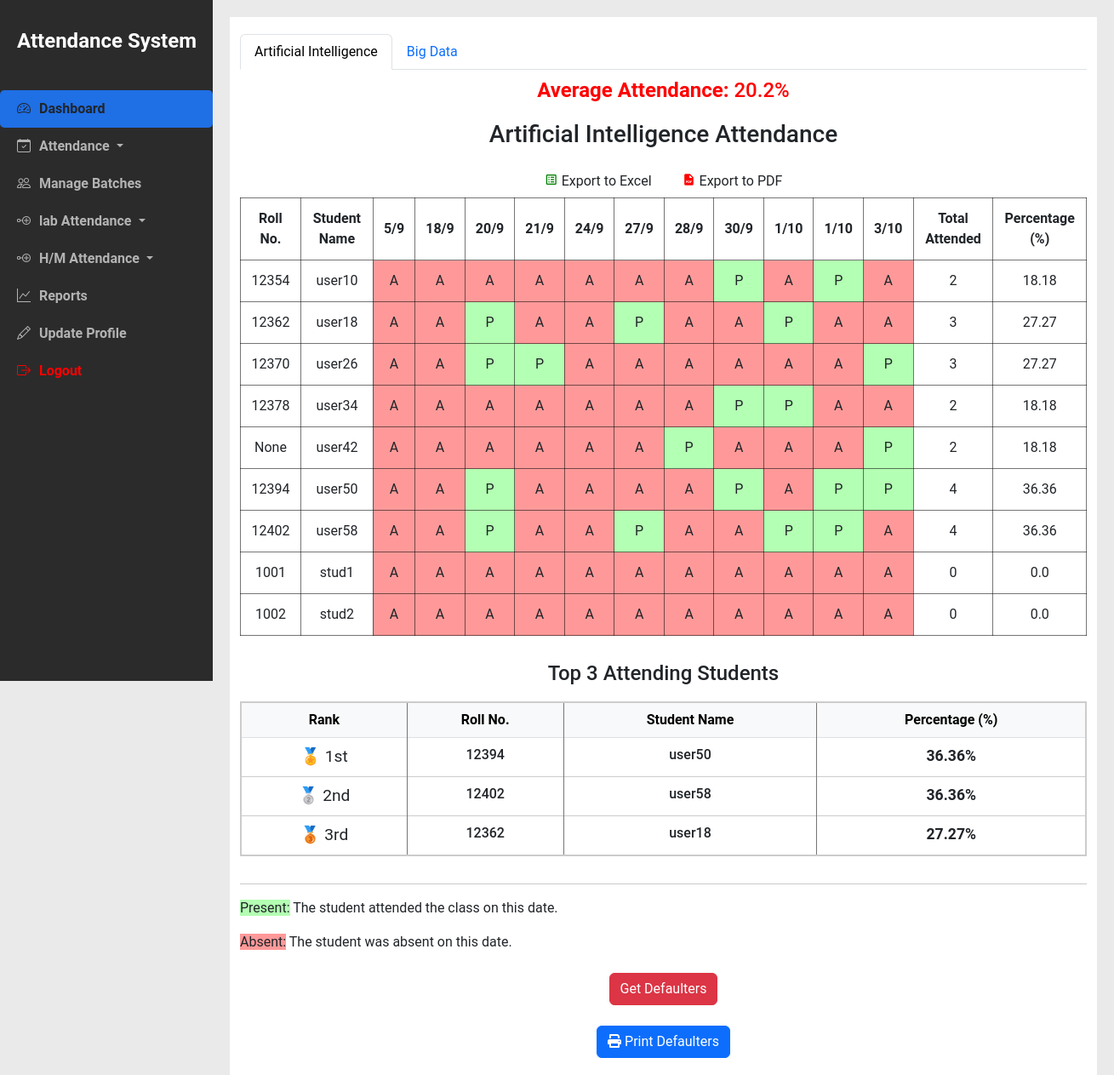
The app's page /teacher_dashboard (signed in) with its own data.
### myapp/models.py (models this page shows, shortened)
class Course(models.Model):
    code = models.CharField(max_length=10, unique=True, verbose_name="Course Code")
    name = models.CharField(max_length=100, verbose_name="Course Name")
    semester = models.ForeignKey('Semester', on_delete=models.CASCADE, related_name='course_list', verbose_name="Semester",blank=True, null=True)  # Change related_name
    is_lab = models.BooleanField(default=False, verbose_name="Is Lab")
    class Meta:
        indexes = [
            models.Index(fields=['code']),
            models.Index(fields=['name']),
        ]

class Student(models.Model):
    user = models.OneToOneField(User, on_delete=models.CASCADE)
    student_id = models.CharField(max_length=20, unique=True, verbose_name="Student ID")
    roll_number = models.CharField(max_length=10, unique=True, null=True, blank=True, verbose_name="Roll Number")
    semester = models.ForeignKey(Semester, on_delete=models.SET_NULL, null=True, blank=True, related_name='students', verbose_name="Semester")
    mobile_no = models.CharField(max_length=15, blank=True, null=True, verbose_name="Mobile Number")
    email = models.EmailField(blank=True, null=True, verbose_name="Email")
    address = models.TextField(blank=True, null=True, verbose_name="Address")
    lab_batch = models.ForeignKey(LabsBatches, on_delete=models.SET_NULL, null=True, blank=True, verbose_name="Lab Batch")
    batches = models.JSONField(verbose_name="Batches for Labs", blank=True, null=True, default=dict)  # Default to empty dict
    class Meta:
        indexes = [
            models.Index(fields=['student_id']),
            models.Index(fields=['roll_number']),
            models.Index(fields=['email']),
        ]

### myapp/teacherViews.py (the view)
# urls.py: path('teacher_dashboard',teacherViews.Subject_Attendance_Details,name='Teacher_dashboard'),
def Subject_Attendance_Details(request):
    if request.user.groups.filter(name='Principal').exists():
        is_hod = False
        is_principal = True
    elif request.user.groups.filter(name='HOD').exists():
        is_hod = True
        is_principal = False
    else:
        is_hod = False
        is_principal = False
    teacher = get_object_or_404(Teacher, user=request.user)
    courses = teacher.assigned_courses.all()
    course_data = []
    attendance_data = {}
    defaulters_by_course = {}  # Dictionary to store defaulters by course
    for course in courses:
        semester = course.semester
        students_in_semester = Student.objects.filter(semester=semester).distinct()
        sample_student = students_in_semester.first()
        if sample_student:
            attendance_records = Attendance.objects.filter(course=course, student=sample_student).values('date', 'count').order_by('date')
            attendance_data[course.name] = []
            for record in attendance_records:
                attendance_data[course.name].append({'date': record['date'], 'count': record['count']})
            student_data = []
            student_percentages = []  # New array to store students and their percentages
            total_attended_sum = 0
            student_count = 0
            for student in students_in_semester:
                total_attended = 0
                total_classes = len(attendance_data[course.name])
                attendance_records = []
                for date_record in attendance_data[course.name]:
                    date = date_record['date']
                    count = date_record['count']
                    attendance_instance = Attendance.objects.filter(course=course, student=student, date=date, count=count).first()
                    is_present = attendance_instance.present if attendance_instance else None
                    attendance_records.append({
                        'date': date,
                        'latest_notes': attendance_instance.notes if attendance_instance else None,
                        'present': is_present,
                    })
                    if is_present:
                        total_attended += 1
                percentage = (total_attended / total_classes) * 100 if total_classes > 0 else 0
                student_data.append({
                    'student': student,
                    'attendance': attendance_records,
                    'total_attended': total_attended,
                    'percentage': round(percentage, 2),
                })
                student_percentages.append({
                    'student': student,
                    'percentage': round(percentage, 2),
                })
                total_attended_sum += total_attended
                student_count += 1
            average_attendance = (total_attended_sum / (student_count * total_classes)) * 100 if student_count > 0 and total_classes > 0 else 0
            top_students = sorted(student_data, key=lambda x: x['percentage'], reverse=True)[:3]
            defaulters = [item for item in student_percentages if item['percentage'] < 75]
            course_data.append({
                'course': course,
                'semester': semester,
                'students': student_data,
                'average_attendance': round(average_attendance, 2),
                'student_percentages': student_percentages,  # Include the new array
                'top_students': top_students,  # Keep the top students
            })
            defaulters_by_course[course.name] = defaulters
    export_format = request.GET.get('format')
    if export_format == 'pdf':
        return export_subject_attendance_pdf(course_data)
    elif export_format == 'excel':
        return export_subject_attendance_excel(course_data)
    return render(request, 'teachertemplates/teacher_Dashboard.html', {
        'teacher': teacher,
        'course_data': course_data,
        'attendance_data': attendance_data,
        'defaulters_by_course': defaulters_by_course,  # Add defaulters by course to context
        'is_hod': is_hod,
        'is_principal': is_principal,
    })

### myapp/templatetags/custom_filters.py (called while the page is built)
@register.filter
def get_item(dictionary, key):
    return dictionary.get(key)

### templates/teachertemplates/teacher_Dashboard.html (shortened to what this page needs)
<!DOCTYPE html>
<html lang="en">
<head>
    <link href="https://cdn.jsdelivr.net/npm/bootstrap@5.3.0-alpha1/dist/css/bootstrap.min.css" rel="stylesheet">
    <link href="https://cdnjs.cloudflare.com/ajax/libs/font-awesome/6.0.0-beta3/css/all.min.css" rel="stylesheet">
    <link href='https://unpkg.com/boxicons@2.1.4/css/boxicons.min.css' rel='stylesheet'>
</head>
<body>
    {% load custom_filters %}
    {% include 'teachertemplates/navbar.html' %}
    <div class="content">
        <div class="container" style="background-color: #ffffff;">
            <ul class="nav nav-tabs" id="courseTab" role="tablist">
                {% for course in course_data %}
                <li class="nav-item" role="presentation">
                    <button class="nav-link {% if forloop.first %}active{% endif %}" id="tab-{{ forloop.counter }}" data-bs-toggle="tab" data-bs-target="#content-{{ forloop.counter }}" type="button" role="tab" aria-controls="content-{{ forloop.counter }}" aria-selected="true">
                        {{ course.course.name }}
                    </button>
                </li>
                {% endfor %}
            </ul>
            <div class="tab-content" id="courseTabContent">
                {% for course in course_data %}
                <div class="tab-pane fade {% if forloop.first %}show active{% endif %}" id="content-{{ forloop.counter }}" role="tabpanel" aria-labelledby="tab-{{ forloop.counter }}">
                    <h2 class="average-attendance {% if course.average_attendance >= 60 %}above-threshold{% else %}below-threshold{% endif %}">
                        <b>Average Attendance:</b> {{ course.average_attendance }}%
                    </h2>
                    <h3 style="margin: 20px 0px;text-align: center;">{{ course.course.name }} Attendance</h3>
                    <div class="export-buttons">
                        <a href="?semester={{ selected_semester }}&format=excel" class="btn btn-excel">
                            <i class='bx bx-spreadsheet' style="color: green;"></i> Export to Excel
                        </a>
                        <a href="?semester={{ selected_semester }}&format=pdf" class="btn btn-pdf">
                            <i class='bx bxs-file-pdf' style="color: red;"></i> Export to PDF
                        </a>
                    </div>
                    <div class="table-container">
                        <table>
                            <thead>
                                <tr>
                                    <th>Roll No.</th>
                                    <th>Student Name</th>
                                    {% if attendance_data|get_item:course.course.name %}
                                        {% for date in attendance_data|get_item:course.course.name %}
                                            <th class="date-cell">{{ date.date }}</th>
                                        {% endfor %}
                                    {% else %}
                                        <th>No Dates Available</th>
                                    {% endif %}
                                    <th>Total Attended</th>
                                    <th>Percentage (%)</th>
                                </tr>
                            </thead>
                            <tbody>
                                {% for student in course.students %}
                                <tr>
                                    <td>{{ student.student.roll_number}}</td>
                                    <td>{{ student.student.user.username }}</td>
                                    {% if attendance_data|get_item:course.course.name %}
                                        {% for record in student.attendance %}
                                            <td class="{% if record.present %}present{% else %}absent{% endif %}">
                                                <span>{% if record.present %}P{% else %}A{% endif %}</span>
                                            </td>
                                        {% endfor %}
                                        <td>{{ student.total_attended }}</td>
                                        <td>{{ student.percentage }}</td>
                                    {% else %}
                                        <td colspan="{{ attendance_data|get_item:course.course.name|length }}">No Dates Available</td>
                                    {% endif %}
                                </tr>
                                {% endfor %}
                            </tbody>
                        </table>
                    </div>
                        {% if course.top_students %}
                        <h4 style="text-align: center; margin-top: 30px;">Top 3 Attending Students</h4>
                    <div class="table-responsive">
                        <table class="table table-hover table-bordered" style="margin-top: 10px; border: 2px solid #ccc;">
                            <thead class="table-light">
                                <tr style="background-color: #f9f9f9;">
                                    <th style="text-align: center; font-weight: bold;">Rank</th>
                                    <th style="text-align: center; font-weight: bold;">Roll No.</th>
                                    <th style="text-align: center; font-weight: bold;">Student Name</th>
                                    <th style="text-align: center; font-weight: bold;">Percentage (%)</th>
                                </tr>
                            </thead>
                            <tbody>
                                {% for top_student in course.top_students %}
                                <tr {% if forloop.first %} style="background-color: #d4edda;" {% endif %}>
                                    <td style="text-align: center; font-size: 1.2rem;">
                                        {% if forloop.first %}
                                            🏅 1st
                                        {% elif forloop.counter == 2 %}
                                            🥈 2nd
                                        {% elif forloop.counter == 3 %}
                                            🥉 3rd
                                        {% endif %}
                                    </td>
                                    <td style="text-align: center; font-weight: 500;">{{ top_student.student.roll_number }}</td>
                                    <td style="text-align: center; font-weight: 500;">
                                        {{ top_student.student.user.username }}
                                    </td>
                                    <td style="text-align: center; font-weight: bold; font-size: 1.1rem;">
                                        {{ top_student.percentage }}%
                                    </td>
                                </tr>
                                {% endfor %}
                            </tbody>
                        </table>
                    </div>
                {% else %}
                    <form method="post">
                        {% csrf_token %}
                        <input type="hidden" name="load_top_students" value="true">
                        <button type="submit" class="btn btn-primary">Load Top Students</button>
                    </form>
                {% endif %}
                </div>
                {% endfor %}
            </div>
            <hr>
            <p><span class="present">Present:</span> The student attended the class on this date.</p>
            <p><span class="absent">Absent:</span> The student was absent on this date.</p>
                <div class="text-center mt-4">
                    <button id="getDefaultersBtn" class="btn btn-danger" onclick="showDefaulters()">
                        Get Defaulters
                    </button>
                </div>
            <div class="text-center mt-4">
                <button class="btn btn-primary" onclick="printDefaulters()">
                    <i class="fas fa-print"></i> Print Defaulters
                </button>
            </div>
        </div>
    </div>
</body>
</html>

### templates/teachertemplates/teacher_Dashboard.html (style rules this page uses)
body { font-family: Arial, sans-serif; margin: 0; padding: 0; background-color: #f4f4f4; max-width: 100%; }
.container { width: 90%; margin: auto; padding: 20px; }
.table-container { overflow-x: auto; margin-bottom: 30px; }
table { width: 100%; border-collapse: collapse; }
table th, table td { border: 1px solid #0202028b; padding: 12px; text-align: center; }
table th { background-color: #ffffff; position: sticky; top: 0; z-index: 1; }
.present { background-color: #b3ffb3; }
.absent { background-color: #ff9999; }
.average-attendance { text-align: center; margin: 10px 0; font-size: 1.5rem; }
.below-threshold { color: red; }
.export-buttons { display: flex; gap: 10px; justify-content: center; }

### templates/teachertemplates/navbar.html (style rules this page uses)
body { font-family: "Roboto", sans-serif; display: flex; height: 100vh; margin: 0; background-color: #eaeaea; }
.content { margin-left: 250px; padding: 20px; width: 100%; }

### records on screen
Course: course.name "Artificial Intelligence", average_attendance "20.2"
Course: course.name "Big Data"
Student: student.roll_number "12354", student.user.username "user10", total_attended "2", percentage "18.18"
Student: student.roll_number "12362", student.user.username "user18", total_attended "3", percentage "27.27", shows "🥉 3rd"
Student: student.roll_number "12370", student.user.username "user26", total_attended "3", percentage "27.27"
Student: student.roll_number "12378", student.user.username "user34", total_attended "2", percentage "18.18"
Student: student.roll_number "None", student.user.username "user42", total_attended "2", percentage "18.18"
Student: student.roll_number "12394", student.user.username "user50", total_attended "4", percentage "36.36", shows "🏅 1st"
Student: student.roll_number "12402", student.user.username "user58", total_attended "4", percentage "36.36", shows "🥈 2nd"
Student: student.roll_number "1001", student.user.username "stud1", total_attended "0", percentage "0.0"
Student: student.roll_number "1002", student.user.username "stud2", total_attended "0", percentage "0.0"
